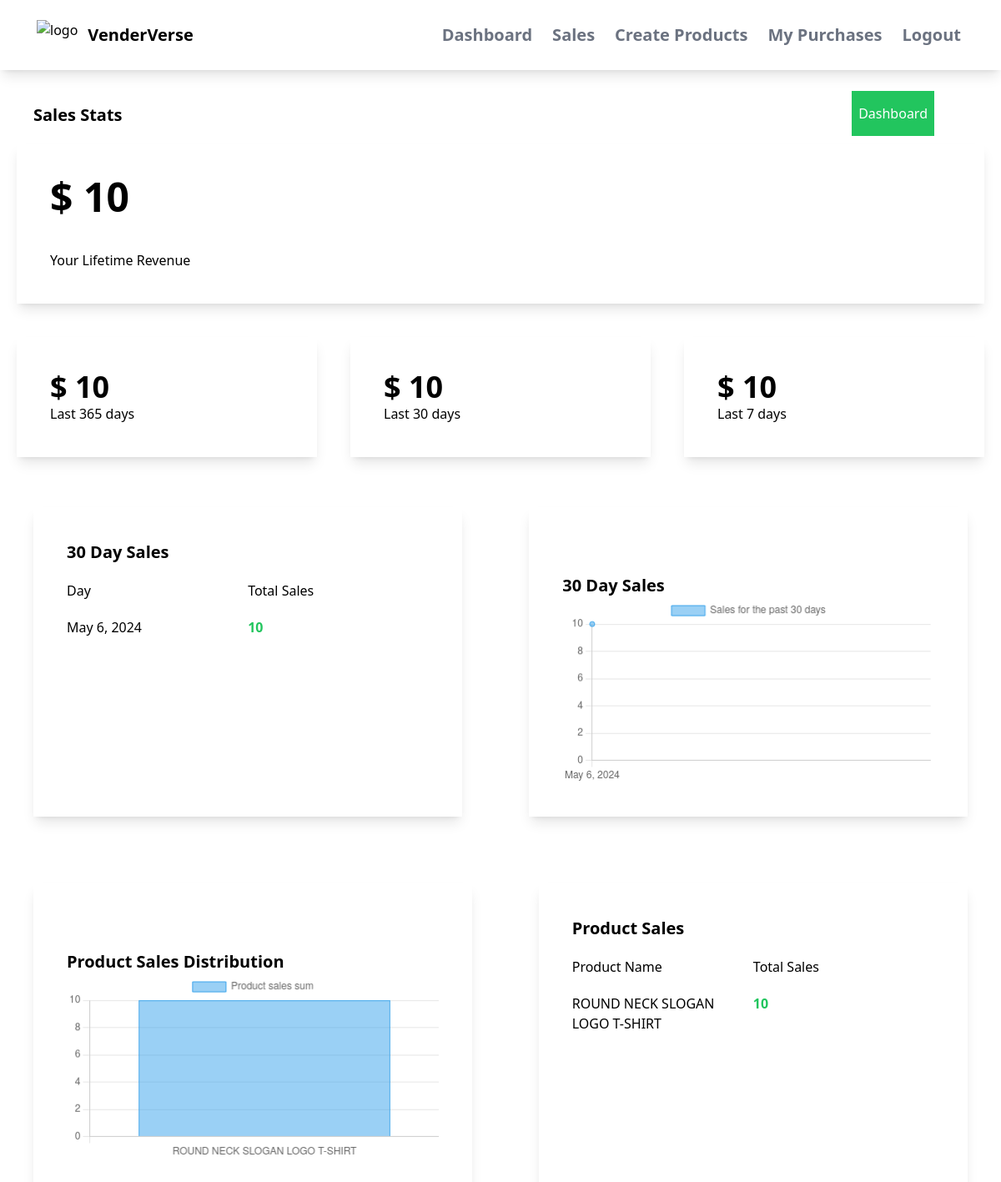
Screenshot of /myapp/sales/ (signed in) with the database file from the repository.
### myapp/models.py (models this page shows, shortened)
class OrderDetails(models.Model):
    customer_email=models.EmailField(max_length=200)
    product=models.ForeignKey(Product,on_delete=models.CASCADE)
    amount=models.IntegerField()
    payment_id=models.CharField(max_length=500,blank=True,null=True)
    has_paid=models.BooleanField(default=False)
    created_on=models.DateTimeField(auto_now_add=True)
    updated_on=models.DateTimeField(auto_now_add=True)

class Product(models.Model):
    CATEGORY_CHOICES = [
        ('Goods', 'Goods'),
        ('Services', 'Services'),
    ]
    seller= models.ForeignKey(User, on_delete=models.CASCADE,default=1)
    name=models.CharField(max_length=200)
    description=models.CharField(max_length=200)
    price=models.FloatField()
    file=models.FileField(upload_to="uploads")
    total_sales_amount = models.IntegerField(default=0)
    total_sales = models.IntegerField(default=0)

### myapp/views.py (the view)
# urls.py: path('sales/',views.sales,name='sales'),
@login_required
def sales(request):
    orders = OrderDetails.objects.filter(product__seller=request.user)
    total_sales = orders.aggregate(Sum('amount'))
    print(total_sales)
    last_year = datetime.date.today() - datetime.timedelta(days=365)
    data = OrderDetails.objects.filter(product__seller=request.user,created_on__gt=last_year)
    yearly_sales = data.aggregate(Sum('amount'))
    last_month = datetime.date.today() - datetime.timedelta(days=30)
    data = OrderDetails.objects.filter(product__seller=request.user,created_on__gt=last_month)
    monthly_sales = data.aggregate(Sum('amount'))
    last_week = datetime.date.today() - datetime.timedelta(days=7)
    data = OrderDetails.objects.filter(product__seller=request.user,created_on__gt=last_week)
    weekly_sales = data.aggregate(Sum('amount'))
    daily_sales_sums = OrderDetails.objects.filter(product__seller=request.user).values('created_on__date').order_by('created_on__date').annotate(sum=Sum('amount'))
    product_sales_sums = OrderDetails.objects.filter(product__seller=request.user).values('product__name').order_by('product__name').annotate(sum=Sum('amount'))
    print(product_sales_sums)
    return render(request, 'myapp/sales.html',{'total_sales':total_sales,'yearly_sales':yearly_sales,'monthly_sales':monthly_sales,'weekly_sales':weekly_sales,'daily_sales_sums':daily_sales_sums,'product_sales_sums':product_sales_sums})

### myapp/templates/myapp/sales.html
{% extends 'myapp/base.html' %}
{% block body %}
<div class="flex justify-between">
    <div class="ml-10 mt-10 font-bold text-xl">Sales Stats</div>
    <div class="mr-20 mt-10">
        <a class="bg-green-500 text-white px-2 py-4" href="{% url 'myapp:dashboard' %}">Dashboard</a>
    </div>
</div>
<div class="shadow-lg p-10 m-5">
    <div class="text-5xl font-bold">$ {{ total_sales.amount__sum }}</div>
    <div class="mt-10">Your Lifetime Revenue</div>
</div>
<div class="flex">
    <div class="p-5 w-1/3">
        <div class="shadow-lg p-10">
            <div class="text-4xl font-bold">$ {{yearly_sales.amount__sum}}</div>
            <div>Last 365 days</div>
        </div>
    </div>
     <div class="p-5 w-1/3">
        <div class="shadow-lg p-10">
            <div class="text-4xl font-bold">$ {{monthly_sales.amount__sum}}</div>
            <div>Last 30 days</div>
        </div>
    </div>
     <div class="p-5 w-1/3">
        <div class="shadow-lg p-10">
            <div class="text-4xl font-bold">$ {{weekly_sales.amount__sum}}</div>
            <div>Last 7 days</div>
        </div>
    </div>
</div>
<div class="flex">
    <div class="w-1/2 shadow-lg m-10" id="sales-table">
        <div class="ml-10 mt-10 font-bold text-xl">30 Day Sales</div>
        <div class="flex m-10 mt-5 mb-5">
            <div class="w-1/2">
                Day
            </div>
            <div class="w-1/2">
                Total Sales
            </div>
        </div>
        {% for daily_sales_sum in daily_sales_sums %}
        <div class="flex m-10 mt-5 mb-5 ">
            <div class="w-1/2 created-date"> {{ daily_sales_sum.created_on__date }}</div>
            <div class="w-1/2 day-sum font-bold text-green-500">{{ daily_sales_sum.sum }}</div>
        </div>
        {% endfor %}
    </div>
    <div class="w-1/2 shadow-lg m-10 p-10">
        <div class="mr-10 mt-10 font-bold text-xl">30 Day Sales</div>
            <canvas id="myChart"></canvas>
    </div>
</div>
<div class="flex">
    <div class="w-1/2 shadow-lg m-10 p-10">
        <div class="mr-10 mt-10 font-bold text-xl">Product Sales Distribution</div>
            <canvas id="myChart1"></canvas>
    </div>
    <div class="w-1/2 shadow-lg m-10">
        <div class="ml-10 mt-10 font-bold text-xl">Product Sales</div>
        <div class="flex m-10 mt-5 mb-5">
            <div class="w-1/2">
                Product Name
            </div>
            <div class="w-1/2">
                Total Sales
            </div>
        </div>
        {% for product_sales_sum in product_sales_sums %}
        <div class="flex m-10 mt-5 mb-5 ">
            <div class="w-1/2 product-name"> {{ product_sales_sum.product__name }}</div>
            <div class="w-1/2 product-sum font-bold text-green-500">{{ product_sales_sum.sum }}</div>
        </div>
        {% endfor %}
    </div>
</div>
<script>
  const sums = document.getElementsByClassName('day-sum')
  const sum_values =[]
  for(let i=0;i<sums.length;i++){
    single_sum = sums[i].innerText
    sum_values.push(parseInt(single_sum))
  }
  const dates = document.getElementsByClassName('created-date')
  const date_values =[]
  for(let i=0;i<dates.length;i++){
    single_date = dates[i].innerText
    date_values.push(single_date)
  }
  const product_names = document.getElementsByClassName('product-name')
  const name_values =[]
  for(let i=0;i<product_names.length;i++){
    single_name = product_names[i].innerText
    name_values.push(single_name)
  }
  const product_sums = document.getElementsByClassName('product-sum')
  const product_sum_values =[]
  for(let i=0;i<product_sums.length;i++){
    single_sum = product_sums[i].innerText
    product_sum_values.push(single_sum)
  }
  console.log(product_sum_values)
  const ctx = document.getElementById('myChart');
  new Chart(ctx, {
    type: 'line',
    data: {
      labels: date_values,
      datasets: [{
        label: 'Sales for the past 30 days',
        data: sum_values,
        borderWidth: 1
      }]
    },
    options: {
      scales: {
        y: {
          beginAtZero: true
        }
      }
    }
  });
  const ctx1 = document.getElementById('myChart1');
  new Chart(ctx1, {
    type: 'bar',
    data: {
      labels: name_values,
      datasets: [{
        label: 'Product sales sum',
        data: product_sum_values,
        borderWidth: 1
      }]
    },
    options: {
      scales: {
        y: {
          beginAtZero: true
        }
      }
    }
  });
</script>
{% endblock %}

### rows the page displays
OrderDetails: created_on__date "May 6, 2024", sum "10"
Product: product__name "ROUND NECK SLOGAN LOGO T-SHIRT", sum "10"

### other values shown
{{ total_sales.amount__sum }} "10"
{{ yearly_sales.amount__sum }} "10"
{{ monthly_sales.amount__sum }} "10"
{{ weekly_sales.amount__sum }} "10"
